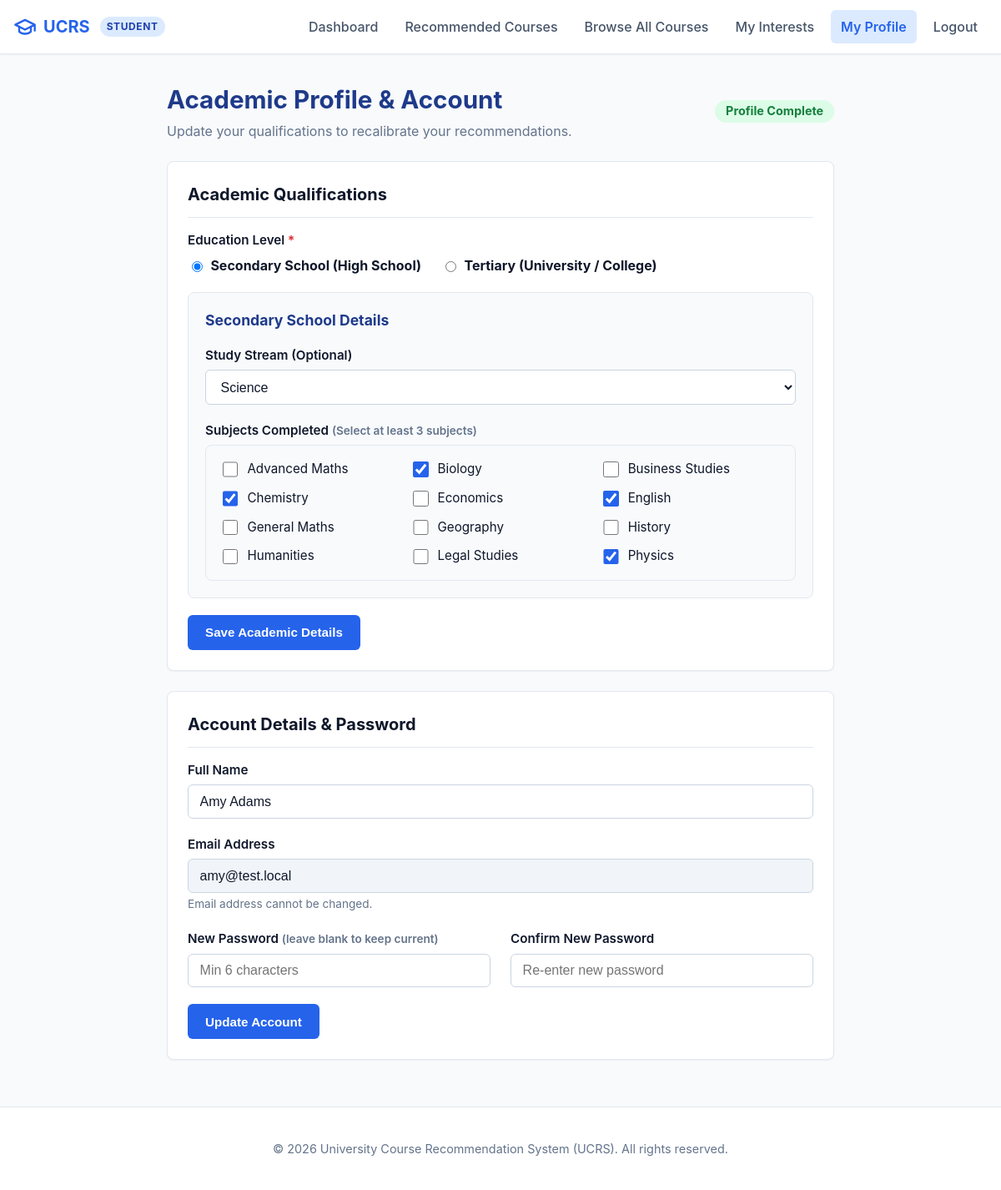
/student/profile.php (signed in), run on the app's committed database.
### tables this page shows
CREATE TABLE IF NOT EXISTS users (
    id INT AUTO_INCREMENT PRIMARY KEY,
    full_name VARCHAR(100) NOT NULL,
    email VARCHAR(150) NOT NULL UNIQUE,
    password_hash VARCHAR(255) NOT NULL,
    role ENUM('STUDENT', 'ADMIN') NOT NULL DEFAULT 'STUDENT',
    education_level ENUM('SECONDARY', 'TERTIARY') NULL,
    is_active TINYINT(1) NOT NULL DEFAULT 1,
    failed_logins INT NOT NULL DEFAULT 0,
    locked_until DATETIME NULL,
    created_at TIMESTAMP DEFAULT CURRENT_TIMESTAMP
);

CREATE TABLE IF NOT EXISTS student_profiles (
    user_id INT PRIMARY KEY,
    stream ENUM('SCIENCE', 'BUSINESS', 'ARTS', 'OTHER') NULL,
    program_id INT NULL,
    program_status ENUM('CURRENT', 'COMPLETED') NULL,
    updated_at TIMESTAMP DEFAULT CURRENT_TIMESTAMP ON UPDATE CURRENT_TIMESTAMP,
    FOREIGN KEY (user_id) REFERENCES users(id) ON DELETE CASCADE,
    FOREIGN KEY (program_id) REFERENCES programs(id) ON DELETE SET NULL
);

CREATE TABLE IF NOT EXISTS subjects (
    id INT AUTO_INCREMENT PRIMARY KEY,
    name VARCHAR(100) NOT NULL UNIQUE,
    is_active TINYINT(1) NOT NULL DEFAULT 1
);

### includes/eligibility.php (called while the page is built, shortened)
<?php
require_once __DIR__ . '/config.php';
function check_profile_completeness(PDO $pdo, int $userId): array {
    $stmt = $pdo->prepare("SELECT id, full_name, email, education_level FROM users WHERE id = ?");
    $stmt->execute([$userId]);
    $user = $stmt->fetch();
    $educationLevel = $user['education_level'];
    $missing = [];
    if ($educationLevel === 'SECONDARY') {
        $stmtSettings = $pdo->query("SELECT setting_value FROM settings WHERE setting_key = 'min_subjects'");
        $minSubjects = (int)($stmtSettings->fetchColumn() ?: 3);
        $stmtSubs = $pdo->prepare("SELECT COUNT(*) FROM student_subjects WHERE user_id = ?");
        $stmtSubs->execute([$userId]);
        $subjectCount = (int)$stmtSubs->fetchColumn();
    }
    return [
        'is_complete' => empty($missing),
        'education_level' => $educationLevel,
        'missing_items' => $missing
    ];
}

### includes/config.php (called while the page is built, shortened)
<?php
function app_url(string $path = ''): string {
    static $base = null;
    if ($base === null) {
        $docRoot = isset($_SERVER['DOCUMENT_ROOT']) ? str_replace('\\', '/', realpath($_SERVER['DOCUMENT_ROOT'])) : '';
        $appRoot = str_replace('\\', '/', realpath(APP_ROOT));
        if ($docRoot && str_starts_with($appRoot, $docRoot)) {
            $base = substr($appRoot, strlen($docRoot));
        } else {
            $script = str_replace('\\', '/', $_SERVER['SCRIPT_NAME'] ?? '');
            $parts = explode('/', trim($script, '/'));
            $base = !empty($parts) && $parts[0] !== 'index.php' ? '/' . $parts[0] : '';
        }
        $base = rtrim($base, '/');
    }
    $path = ltrim($path, '/');
    return ($base ? $base : '') . ($path !== '' ? '/' . $path : '');
}
function e(?string $value): string {
    return htmlspecialchars($value ?? '', ENT_QUOTES, 'UTF-8');
}

### student/profile.php (the view, shortened to what this page needs)
<?php
require_once __DIR__ . '/../includes/config.php';
require_once __DIR__ . '/../includes/auth.php';
require_once __DIR__ . '/../includes/eligibility.php';
$pdo = get_db();
$userId = (int)$_SESSION['user_id'];
$stmtProfile = $pdo->prepare("SELECT stream, program_id, program_status FROM student_profiles WHERE user_id = ?");
$stmtProfile->execute([$userId]);
$profile = $stmtProfile->fetch() ?: ['stream' => null, 'program_id' => null, 'program_status' => null];
$allSubjects = $pdo->query("SELECT id, name FROM subjects WHERE is_active = 1 ORDER BY name ASC")->fetchAll();
$stmtSubs = $pdo->prepare("SELECT subject_id FROM student_subjects WHERE user_id = ?");
$stmtSubs->execute([$userId]);
$chosenSubjectIds = array_map('intval', $stmtSubs->fetchAll(PDO::FETCH_COLUMN));
$errors = [];
$completeness = check_profile_completeness($pdo, $userId);
$isComplete = $completeness['is_complete'];
require_once __DIR__ . '/../includes/header.php';
?>
<div style="max-width: 800px; margin: 0 auto;">
    <div style="display: flex; justify-content: space-between; align-items: center; margin-bottom: 1.5rem; flex-wrap: wrap; gap: 0.5rem;">
        <div>
            <h1 style="font-size: 1.85rem; margin: 0; color: #1e3a8a;">Academic Profile & Account</h1>
            <p style="color: var(--text-muted); margin: 0.25rem 0 0;">Update your qualifications to recalibrate your recommendations.</p>
        </div>
        <div>
            <?php if ($isComplete): ?>
                <span class="badge badge-success" style="font-size: 0.9rem; padding: 0.4rem 0.8rem;">Profile Complete</span>
            <?php else: ?>
                <span class="badge badge-danger" style="font-size: 0.9rem; padding: 0.4rem 0.8rem;">Profile Incomplete</span>
            <?php endif; ?>
        </div>
    </div>
    <div class="card">
        <div class="card-header">
            <h2 class="card-title">Academic Qualifications</h2>
        </div>
        <form method="POST" action="<?= e(app_url('student/profile.php')) ?>">
            <div class="form-group">
                <label class="form-label">Education Level <span style="color: var(--danger);">*</span></label>
                <div style="display: flex; gap: 1.5rem; margin-top: 0.25rem;">
                    <label style="cursor: pointer; display: flex; align-items: center; gap: 0.4rem;">
                        <input type="radio" name="education_level" value="SECONDARY" <?= $user['education_level'] === 'SECONDARY' ? 'checked' : '' ?> required>
                        <strong>Secondary School (High School)</strong>
                    </label>
                    <label style="cursor: pointer; display: flex; align-items: center; gap: 0.4rem;">
                        <input type="radio" name="education_level" value="TERTIARY" <?= $user['education_level'] === 'TERTIARY' ? 'checked' : '' ?> required>
                        <strong>Tertiary (University / College)</strong>
                    </label>
                </div>
            </div>
            <div id="secondary-fields" style="display: <?= $user['education_level'] === 'SECONDARY' ? 'block' : 'none' ?>; background: #f8fafc; border: 1px solid var(--border-color); border-radius: 8px; padding: 1.25rem; margin-bottom: 1.25rem;">
                <h3 style="margin-top: 0; font-size: 1.1rem; color: #1e3a8a;">Secondary School Details</h3>
                <div class="form-group">
                    <label for="stream" class="form-label">Study Stream (Optional)</label>
                    <select id="stream" name="stream" class="form-control">
                        <option value="SCIENCE" <?= ($profile['stream'] ?? '') === 'SCIENCE' ? 'selected' : '' ?>>Science</option>
                    </select>
                </div>
                <div class="form-group" style="margin-bottom: 0;">
                    <label class="form-label">Subjects Completed <span class="form-hint">(Select at least 3 subjects)</span></label>
                    <div class="checkbox-grid">
                        <?php foreach ($allSubjects as $sub): ?>
                            <label class="checkbox-item">
                                <input type="checkbox" name="subjects[]" value="<?= (int)$sub['id'] ?>" <?= in_array((int)$sub['id'], $chosenSubjectIds, true) ? 'checked' : '' ?>>
                                <span><?= e($sub['name']) ?></span>
                            </label>
                        <?php endforeach; ?>
                    </div>
                </div>
            </div>
            <button type="submit" class="btn btn-primary">Save Academic Details</button>
        </form>
    </div>
    <div class="card">
        <div class="card-header">
            <h2 class="card-title">Account Details & Password</h2>
        </div>
        <form method="POST" action="<?= e(app_url('student/profile.php')) ?>">
            <div class="form-group">
                <label for="full_name" class="form-label">Full Name</label>
                <input type="text" id="full_name" name="full_name" class="form-control <?= isset($errors['full_name']) ? 'is-invalid' : '' ?>" value="<?= e($user['full_name']) ?>" required>
            </div>
            <div class="form-group">
                <label class="form-label">Email Address</label>
                <input type="email" class="form-control" value="<?= e($user['email']) ?>" disabled style="background-color: #f1f5f9; cursor: not-allowed;">
                <span class="form-hint">Email address cannot be changed.</span>
            </div>
            <div class="grid-2">
                <div class="form-group">
                    <label for="new_password" class="form-label">New Password <span class="form-hint">(leave blank to keep current)</span></label>
                    <input type="password" id="new_password" name="new_password" class="form-control <?= isset($errors['new_password']) ? 'is-invalid' : '' ?>" placeholder="Min 6 characters">
                </div>
                <div class="form-group">
                    <label for="confirm_password" class="form-label">Confirm New Password</label>
                    <input type="password" id="confirm_password" name="confirm_password" class="form-control <?= isset($errors['confirm_password']) ? 'is-invalid' : '' ?>" placeholder="Re-enter new password">
                </div>
            </div>
            <button type="submit" class="btn btn-primary">Update Account</button>
        </form>
    </div>
</div>
<?php require_once __DIR__ . '/../includes/footer.php'; ?>

### assets/css/style.css (style rules this page uses)
:root { --primary: #2563eb; --primary-hover: #1d4ed8; --primary-light: #eff6ff; --secondary: #475569; --secondary-hover: #334155; --success: #16a34a; --success-bg: #f0fdf4; --success-border: #bbf7d0; --danger: #dc2626; --danger-bg: #fef2f2; --danger-border: #fecaca; --warning: #d97706; --warning-bg: #fffbeb; --warning-border: #fde68a; --info: #0284c7; --info-bg: #f0f9ff; --info-border: #bae6fd; --text-main: #0f172a; --text-muted: #64748b; --bg-page: #f8fafc; --bg-card: #ffffff; --border-color: #e2e8f0; --border-radius: 8px; --shadow-sm: 0 1px 2px 0 rgba(0, 0, 0, 0.05); --shadow-md: 0 4px 6px -1px rgba(0, 0, 0, 0.1), 0 2px 4px -2px rgba(0, 0, 0, 0.1); --shadow-lg: 0 10px 15px -3px rgba(0, 0, 0, 0.1), 0 4px 6px -4px rgba(0, 0, 0, 0.1); --transition: all 0.2s ease-in-out; }
*, *::before, *::after { box-sizing: border-box; }
body { margin: 0; font-family: -apple-system, BlinkMacSystemFont, "Segoe UI", Roboto, "Helvetica Neue", Arial, sans-serif; font-size: 16px; line-height: 1.5; color: var(--text-main); background-color: var(--bg-page); display: flex; flex-direction: column; min-height: 100vh; }
.card { background: var(--bg-card); border: 1px solid var(--border-color); border-radius: var(--border-radius); padding: 1.5rem; box-shadow: var(--shadow-sm); margin-bottom: 1.5rem; }
.card-header { border-bottom: 1px solid var(--border-color); padding-bottom: 0.75rem; margin-bottom: 1rem; display: flex; justify-content: space-between; align-items: center; flex-wrap: wrap; gap: 0.5rem; }
.card-title { margin: 0; font-size: 1.25rem; font-weight: 700; color: var(--text-main); }
.grid-2 { display: grid; grid-template-columns: repeat(2, 1fr); gap: 1.5rem; }
.btn { display: inline-flex; align-items: center; justify-content: center; gap: 0.5rem; padding: 0.65rem 1.25rem; font-size: 0.95rem; font-weight: 600; border-radius: 6px; border: 1px solid transparent; cursor: pointer; transition: var(--transition); text-decoration: none; line-height: 1.25; }
.btn-primary { background-color: var(--primary); color: #ffffff; }
.form-group { margin-bottom: 1.25rem; }
.form-label { display: block; margin-bottom: 0.35rem; font-weight: 600; font-size: 0.95rem; color: var(--text-main); }
.form-control { width: 100%; padding: 0.65rem 0.85rem; font-size: 1rem; border: 1px solid #cbd5e1; border-radius: 6px; background-color: #ffffff; color: var(--text-main); transition: var(--transition); }
.form-hint { font-size: 0.85rem; color: var(--text-muted); margin-top: 0.25rem; }
.badge { display: inline-block; padding: 0.25rem 0.6rem; font-size: 0.75rem; font-weight: 700; line-height: 1; border-radius: 9999px; text-align: center; }
.badge-success { background-color: #dcfce7; color: #15803d; }
.checkbox-grid { display: grid; grid-template-columns: repeat(auto-fill, minmax(200px, 1fr)); gap: 0.65rem; background: #f8fafc; padding: 1rem; border-radius: var(--border-radius); border: 1px solid var(--border-color); }
.checkbox-item { display: flex; align-items: center; gap: 0.5rem; font-size: 0.95rem; cursor: pointer; }
.checkbox-item input[type="checkbox"] { width: 1.15rem; height: 1.15rem; cursor: pointer; accent-color: var(--primary); }

### data on the page
users: education_level "☑ Secondary School (High School)", education_level "☐ Tertiary (University / College", full_name "Amy Adams", email "amy@test.local"
student_profiles: stream "Science"
subjects: name "Advanced Maths"
subjects: id "☑", name "Biology"
subjects: name "Business Studies"
subjects: id "☑", name "Chemistry"
subjects: name "Economics"
subjects: id "☑", name "English"
subjects: name "General Maths"
subjects: name "Geography"
subjects: name "History"
subjects: name "Humanities"
subjects: name "Legal Studies"
subjects: id "☑", name "Physics"

### other printed values
$userRole "STUDENT"
